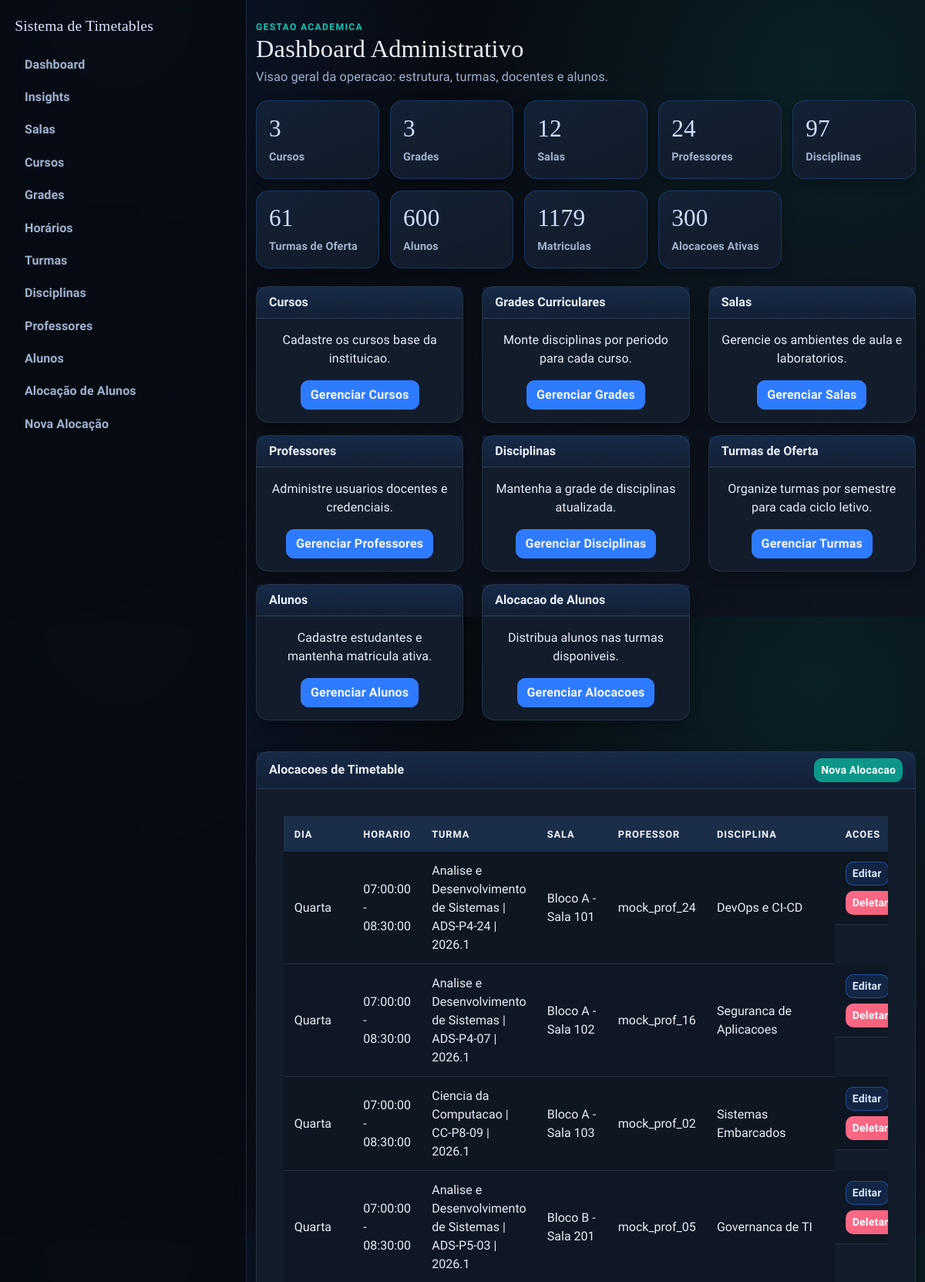
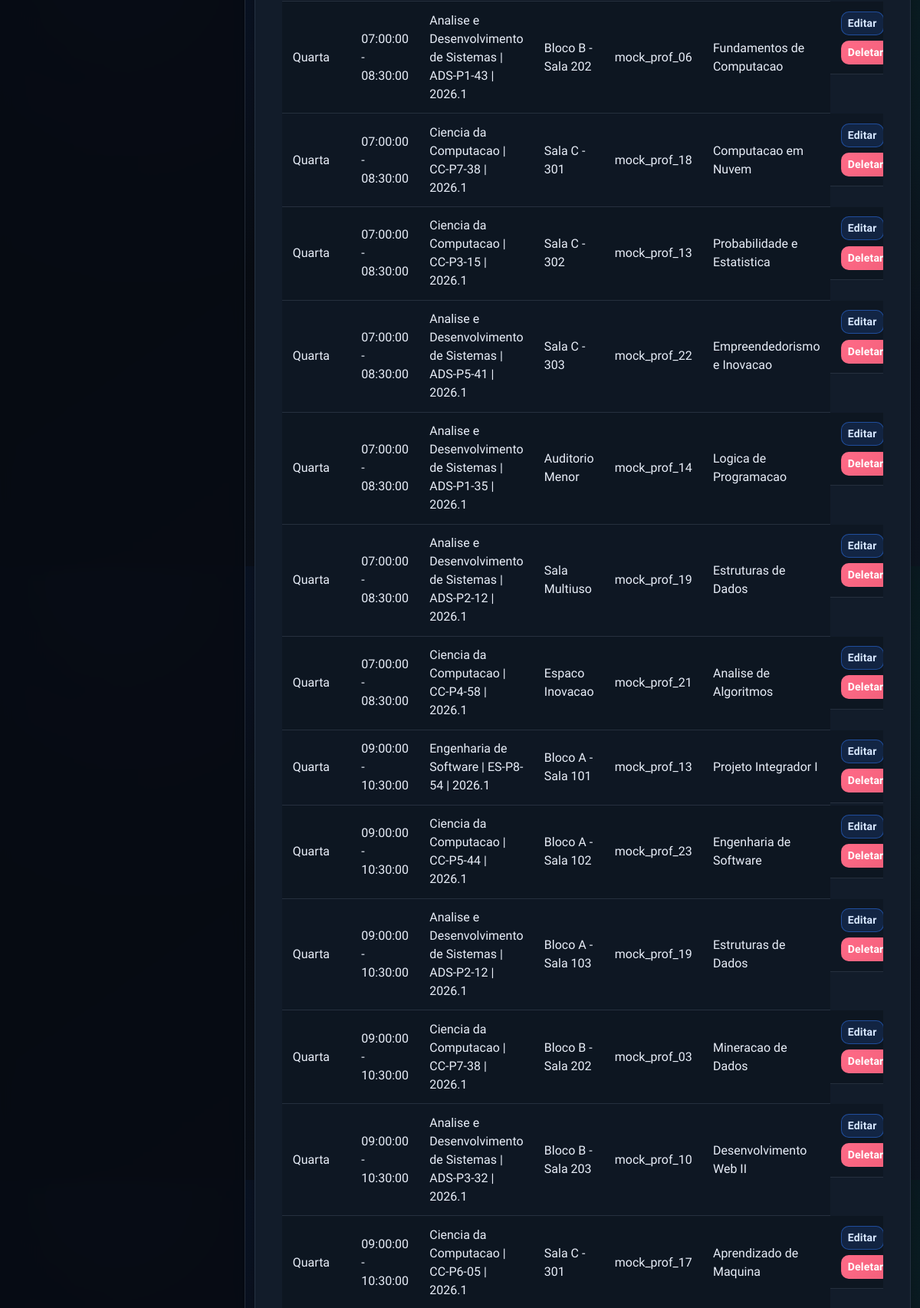
The page /admin (signed in, upper part) on the database its author committed (2 pictures, top to bottom).
### app/models.py (models this page shows, shortened)
class Timetable(db.Model):
    id = db.Column(db.Integer, primary_key=True)
    dia = db.Column(db.String(20), nullable=False)  # e.g., 'Segunda', 'Terça'
    hora_inicio = db.Column(db.Time, nullable=False)
    hora_fim = db.Column(db.Time, nullable=False)
    sala_id = db.Column(db.Integer, db.ForeignKey('sala.id'), nullable=False)
    professor_id = db.Column(db.Integer, db.ForeignKey('user.id'), nullable=False)
    disciplina_id = db.Column(db.Integer, db.ForeignKey('disciplina.id'), nullable=False)
    turma_id = db.Column(db.Integer, db.ForeignKey("turma.id"), nullable=False)
    sala = db.relationship('Sala', backref='timetables')
    professor = db.relationship('User', backref='timetables')
    disciplina = db.relationship('Disciplina', backref='timetables')
    turma = db.relationship('Turma', backref='timetables')
    __table_args__ = (
        db.UniqueConstraint('dia', 'hora_inicio', 'hora_fim', 'sala_id', name='unique_dia_horario_sala'),
        db.UniqueConstraint('dia', 'hora_inicio', 'hora_fim', 'professor_id', name='unique_dia_horario_professor'),
        db.UniqueConstraint('dia', 'hora_inicio', 'hora_fim', 'turma_id', name='unique_dia_horario_turma'),
    )

class Curso(db.Model):
    id = db.Column(db.Integer, primary_key=True)
    nome = db.Column(db.String(120), nullable=False, unique=True)
    codigo = db.Column(db.String(20), nullable=False, unique=True)
    quantidade_periodos = db.Column(db.Integer, nullable=False, default=8)
    ativo = db.Column(db.Boolean, nullable=False, default=True)

class Turma(db.Model):
    id = db.Column(db.Integer, primary_key=True)
    curso_id = db.Column(db.Integer, db.ForeignKey("curso.id"), nullable=False)
    codigo = db.Column(db.String(30), nullable=False)
    semestre_letivo = db.Column(db.String(20), nullable=False)
    periodo = db.Column(db.Integer, nullable=False)
    quantidade_alunos = db.Column(db.Integer, nullable=True)
    ativa = db.Column(db.Boolean, nullable=False, default=True)
    curso = db.relationship("Curso", backref=db.backref("turmas", lazy="select"))
    __table_args__ = (
        db.UniqueConstraint("curso_id", "codigo", "semestre_letivo", name="unique_turma_codigo_semestre"),
    )

class Sala(db.Model):
    id = db.Column(db.Integer, primary_key=True)
    nome = db.Column(db.String(100), nullable=False)
    capacidade = db.Column(db.Integer, nullable=False)

class User(UserMixin, db.Model):
    id = db.Column(db.Integer, primary_key=True)
    username = db.Column(db.String(64), unique=True, nullable=False)
    email = db.Column(db.String(120), unique=True, nullable=False)
    password_hash = db.Column(db.String(128))
    role = db.Column(db.String(20), default='professor')  # 'admin' or 'professor'
    disciplinas_aptas = db.relationship(
        "Disciplina",
        secondary=professor_disciplina,
        lazy="select",
        backref=db.backref("professores_aptos", lazy="select"),
    )
    def is_admin(self):
        return self.role == 'admin'

class Disciplina(db.Model):
    id = db.Column(db.Integer, primary_key=True)
    nome = db.Column(db.String(100), nullable=False)
    codigo = db.Column(db.String(20), unique=True, nullable=False)

### app/routes/admin.py (the view)
@bp.route("/admin")
@login_required
@admin_required
def admin_dashboard():
    context = _load_admin_dashboard_data()
    delete_form = DeleteForm()
    return render_template(
        "admin_dashboard.html",
        delete_form=delete_form,
        **context,
    )

### app/models.py (called while the page is built)
@login_manager.user_loader
def load_user(user_id):
    return db.session.get(User, int(user_id))

### app/routes/admin.py (called while the page is built)
def _load_admin_dashboard_data():
    context = _load_admin_core_data()
    context["matriculas_count"] = Matricula.query.count()
    return context

### app/routes/helpers.py (called while the page is built)
def admin_required_redirect():
    if getattr(current_user, "is_authenticated", False) and current_user.is_admin():
        return None
    flash("Acesso restrito ao administrador.", "danger")
    return redirect(url_for("main.index"))

def admin_required(view_func):
    @wraps(view_func)
    def wrapper(*args, **kwargs):
        guard = admin_required_redirect()
        if guard:
            return guard
        return view_func(*args, **kwargs)
    return wrapper

### templates/admin_dashboard.html (shortened to what this page needs)
{% extends "base.html" %}
{% block content %}
<section class="stagger-in">
  <div class="page-head">
    <div>
      <p class="eyebrow">Gestao Academica</p>
      <h1>Dashboard Administrativo</h1>
      <p class="page-lead">Visao geral da operacao: estrutura, turmas, docentes e alunos.</p>
    </div>
  </div>
  <div class="dashboard-stats">
    <div class="stat-card"><h3>{{ cursos|length }}</h3><p>Cursos</p></div>
    <div class="stat-card"><h3>{{ grades|length }}</h3><p>Grades</p></div>
    <div class="stat-card"><h3>{{ salas|length }}</h3><p>Salas</p></div>
    <div class="stat-card"><h3>{{ professores|length }}</h3><p>Professores</p></div>
    <div class="stat-card"><h3>{{ disciplinas|length }}</h3><p>Disciplinas</p></div>
    <div class="stat-card"><h3>{{ turmas|length }}</h3><p>Turmas de Oferta</p></div>
    <div class="stat-card"><h3>{{ alunos|length }}</h3><p>Alunos</p></div>
    <div class="stat-card"><h3>{{ matriculas_count }}</h3><p>Matriculas</p></div>
    <div class="stat-card"><h3>{{ timetables|length }}</h3><p>Alocacoes Ativas</p></div>
  </div>
  <div class="row mb-4">
    <div class="col-md-6 col-lg-4 mb-3">
      <div class="card h-100">
        <div class="card-header">Cursos</div>
        <div class="card-body text-center">
          <p class="card-text">Cadastre os cursos base da instituicao.</p>
          <a href="{{ url_for('main.cursos') }}" class="btn btn-primary">Gerenciar Cursos</a>
        </div>
      </div>
    </div>
    <div class="col-md-6 col-lg-4 mb-3">
      <div class="card h-100">
        <div class="card-header">Grades Curriculares</div>
        <div class="card-body text-center">
          <p class="card-text">Monte disciplinas por periodo para cada curso.</p>
          <a href="{{ url_for('main.grades') }}" class="btn btn-primary">Gerenciar Grades</a>
        </div>
      </div>
    </div>
    <div class="col-md-6 col-lg-4 mb-3">
      <div class="card h-100">
        <div class="card-header">Salas</div>
        <div class="card-body text-center">
          <p class="card-text">Gerencie os ambientes de aula e laboratorios.</p>
          <a href="{{ url_for('main.salas') }}" class="btn btn-primary">Gerenciar Salas</a>
        </div>
      </div>
    </div>
    <div class="col-md-6 col-lg-4 mb-3">
      <div class="card h-100">
        <div class="card-header">Professores</div>
        <div class="card-body text-center">
          <p class="card-text">Administre usuarios docentes e credenciais.</p>
          <a href="{{ url_for('main.professores') }}" class="btn btn-primary">Gerenciar Professores</a>
        </div>
      </div>
    </div>
    <div class="col-md-6 col-lg-4 mb-3">
      <div class="card h-100">
        <div class="card-header">Disciplinas</div>
        <div class="card-body text-center">
          <p class="card-text">Mantenha a grade de disciplinas atualizada.</p>
          <a href="{{ url_for('main.disciplinas') }}" class="btn btn-primary">Gerenciar Disciplinas</a>
        </div>
      </div>
    </div>
    <div class="col-md-6 col-lg-4 mb-3">
      <div class="card h-100">
        <div class="card-header">Turmas de Oferta</div>
        <div class="card-body text-center">
          <p class="card-text">Organize turmas por semestre para cada ciclo letivo.</p>
          <a href="{{ url_for('main.turmas') }}" class="btn btn-primary">Gerenciar Turmas</a>
        </div>
      </div>
    </div>
    <div class="col-md-6 col-lg-4 mb-3">
      <div class="card h-100">
        <div class="card-header">Alunos</div>
        <div class="card-body text-center">
          <p class="card-text">Cadastre estudantes e mantenha matricula ativa.</p>
          <a href="{{ url_for('main.alunos') }}" class="btn btn-primary">Gerenciar Alunos</a>
        </div>
      </div>
    </div>
    <div class="col-md-6 col-lg-4 mb-3">
      <div class="card h-100">
        <div class="card-header">Alocacao de Alunos</div>
        <div class="card-body text-center">
          <p class="card-text">Distribua alunos nas turmas disponiveis.</p>
          <a href="{{ url_for('main.matriculas') }}" class="btn btn-primary">Gerenciar Alocacoes</a>
        </div>
      </div>
    </div>
  </div>
  <div class="card">
    <div class="card-header d-flex justify-content-between align-items-center">
      <span>Alocacoes de Timetable</span>
      <a href="{{ url_for('main.new_timetable') }}" class="btn btn-success btn-sm">Nova Alocacao</a>
    </div>
    <div class="card-body">
      {% if timetables %}
      <div class="table-shell">
        <div class="table-responsive">
          <table class="table table-hover">
            <thead>
              <tr>
                <th>Dia</th>
                <th>Horario</th>
                <th>Turma</th>
                <th>Sala</th>
                <th>Professor</th>
                <th>Disciplina</th>
                <th>Acoes</th>
              </tr>
            </thead>
            <tbody>
              {% for t in timetables %}
              <tr>
                <td>{{ t.dia }}</td>
                <td>{{ t.hora_inicio }} - {{ t.hora_fim }}</td>
                <td>
                  {% if t.turma %}
                  {{ t.turma.curso.nome if t.turma.curso else 'Curso' }} | {{ t.turma.codigo }} | {{ t.turma.semestre_letivo }}
                  {% else %}
                  <span class="text-muted">Sem turma</span>
                  {% endif %}
                </td>
                <td>{{ t.sala.nome if t.sala else 'Sala removida' }}</td>
                <td>{{ t.professor.username if t.professor else 'Professor removido' }}</td>
                <td>{{ t.disciplina.nome if t.disciplina else 'Disciplina removida' }}</td>
                <td class="actions-cell">
                  <a href="{{ url_for('main.edit_timetable', id=t.id) }}" class="btn btn-sm btn-edit">Editar</a>
                  <form
                    method="POST"
                    action="{{ url_for('main.delete_timetable', id=t.id) }}"
                    class="d-inline"
                    onsubmit="return confirm('Tem certeza que deseja deletar esta alocacao?');"
                  >
                    <button type="submit" class="btn btn-sm btn-danger">Deletar</button>
                  </form>
                </td>
              </tr>
              {% endfor %}
            </tbody>
          </table>
        </div>
      </div>
      {% else %}
      <div class="empty-state">
        <h5>Nenhuma alocacao cadastrada</h5>
        <p>Comece criando uma nova alocacao de timetable.</p>
        <a href="{{ url_for('main.new_timetable') }}" class="btn btn-primary">Criar Primeira Alocacao</a>
      </div>
      {% endif %}
    </div>
  </div>
</section>
{% endblock %}

### static/css/styles.css (style rules this page uses)
:root { --bg-1: #05070b; --bg-2: #0d1420; --surface: #121c2a; --surface-soft: #192636; --ink-1: #e8eef8; --ink-2: #9fb2cd; --line: #273954; --brand: #2f7bff; --brand-strong: #1f5fd0; --accent: #11c5b1; --accent-strong: #0d9788; --ok: #22c55e; --danger: #f25f7a; --warning: #f4b642; --radius-lg: 16px; --radius-md: 10px; --shadow-soft: 0 10px 26px rgba(0, 0, 0, 0.3); --shadow-subtle: 0 6px 16px rgba(0, 0, 0, 0.24); }
* { box-sizing: border-box; }
body { margin: 0; min-height: 100vh; font-family: "Source Sans 3", "Trebuchet MS", sans-serif; color: var(--ink-1); background: radial-gradient(circle at 12% 0%, rgba(47, 123, 255, 0.14), transparent 34%), radial-gradient(circle at 88% 10%, rgba(17, 197, 177, 0.1), transparent 36%), linear-gradient(145deg, var(--bg-1) 0%, var(--bg-2) 100%); }
body::before { content: ""; position: fixed; inset: 0; pointer-events: none; background-image: linear-gradient(rgba(255, 255, 255, 0.02) 1px, transparent 1px), linear-gradient(90deg, rgba(255, 255, 255, 0.02) 1px, transparent 1px); background-size: 42px 42px; opacity: 0.36; z-index: -1; }
h1, h2, h3, h4, h5, h6, .app-brand { font-family: "Bree Serif", Georgia, serif; letter-spacing: 0.2px; }
h1 { margin: 0; font-size: clamp(1.8rem, 2.7vw, 2.4rem); color: var(--ink-1); }
p, label, span, li, input, select, button { letter-spacing: 0.1px; }
.page-head { display: flex; flex-wrap: wrap; align-items: center; justify-content: space-between; gap: 0.8rem; margin-bottom: 1.15rem; }
.page-lead { margin: 0.3rem 0 0; color: var(--ink-2); font-size: 1.02rem; }
.eyebrow { margin: 0; text-transform: uppercase; font-size: 0.76rem; letter-spacing: 1.3px; color: var(--accent); font-weight: 800; }
.form-shell, .table-shell, .section-shell { padding: 1.2rem; }
.table-shell { overflow: hidden; }
.card { background: var(--surface); border: 1px solid rgba(159, 178, 205, 0.14); border-radius: var(--radius-lg); box-shadow: var(--shadow-subtle); transition: border-color 0.2s ease, box-shadow 0.2s ease; }
.card-header { border: 0; border-bottom: 1px solid rgba(159, 178, 205, 0.16); background: linear-gradient(180deg, rgba(47, 123, 255, 0.15), rgba(47, 123, 255, 0.05)); color: var(--ink-1); font-weight: 700; }
.dashboard-stats { display: grid; grid-template-columns: repeat(auto-fit, minmax(155px, 1fr)); gap: 0.9rem; margin-bottom: 1.4rem; }
.stat-card { background: linear-gradient(160deg, #132135 0%, #111a28 100%); border: 1px solid rgba(47, 123, 255, 0.25); border-radius: var(--radius-lg); padding: 1.05rem 1rem; box-shadow: var(--shadow-subtle); position: relative; overflow: hidden; }
.stat-card h3 { margin: 0; font-size: 1.95rem; color: #cfe0ff; }
.stat-card p { margin: 0.45rem 0 0; color: var(--ink-2); font-weight: 700; font-size: 0.9rem; }
.table { margin-bottom: 0; border-collapse: separate; border-spacing: 0; }
.table thead th { background: #1b2e49; color: #f2f7ff; border: none; font-size: 0.8rem; text-transform: uppercase; letter-spacing: 0.9px; font-weight: 700; padding: 0.85rem; }
.table tbody td { border-color: rgba(159, 178, 205, 0.16); color: var(--ink-1); padding: 0.78rem 0.85rem; vertical-align: middle; background: rgba(10, 16, 25, 0.46); }
.table tbody tr:nth-child(even) td { background: rgba(13, 21, 33, 0.6); }
.btn { border-radius: 10px; font-weight: 700; letter-spacing: 0.2px; border-width: 1px; transition: background-color 0.2s ease, border-color 0.2s ease, color 0.2s ease; }
.btn-primary { color: #f3f8ff; background: var(--brand); border-color: var(--brand); }
.btn-success { color: #f3fffd; background: var(--accent-strong); border-color: var(--accent-strong); }
.btn-edit { color: #d7e7ff; background: rgba(47, 123, 255, 0.15); border-color: rgba(47, 123, 255, 0.48); }
.btn-danger { background: linear-gradient(135deg, #ff6b88 0%, var(--danger) 100%); border-color: transparent; }
.actions-cell { display: flex; align-items: center; flex-wrap: wrap; gap: 0.45rem; }
.actions-cell .btn { margin: 0; }
.actions-cell form { margin: 0; }
.stagger-in { animation: riseIn 0.45s ease both; }
.dashboard-stats .stat-card:nth-child(1) { animation: riseIn 0.35s ease both; }
.dashboard-stats .stat-card:nth-child(2) { animation: riseIn 0.45s ease both; }
.dashboard-stats .stat-card:nth-child(3) { animation: riseIn 0.55s ease both; }
.dashboard-stats .stat-card:nth-child(4) { animation: riseIn 0.65s ease both; }
.dashboard-stats .stat-card:nth-child(5) { animation: riseIn 0.75s ease both; }
.dashboard-stats .stat-card:nth-child(6) { animation: riseIn 0.85s ease both; }

### rows shown on the page
Timetable: dia "Quarta", hora_inicio "07:00:00", hora_fim "08:30:00", turma.curso "Analise e Desenvolvimento de Sistemas", turma.codigo "ADS-P4-24", turma.semestre_letivo "2026.1", sala "Bloco A - Sala 101", professor "mock_prof_24", disciplina "DevOps e CI-CD"
Timetable: dia "Quarta", hora_inicio "07:00:00", hora_fim "08:30:00", turma.curso "Analise e Desenvolvimento de Sistemas", turma.codigo "ADS-P4-07", turma.semestre_letivo "2026.1", sala "Bloco A - Sala 102", professor "mock_prof_16", disciplina "Seguranca de Aplicacoes"
Timetable: dia "Quarta", hora_inicio "07:00:00", hora_fim "08:30:00", turma.curso "Ciencia da Computacao", turma.codigo "CC-P8-09", turma.semestre_letivo "2026.1", sala "Bloco A - Sala 103", professor "mock_prof_02", disciplina "Sistemas Embarcados"
Timetable: dia "Quarta", hora_inicio "07:00:00", hora_fim "08:30:00", turma.curso "Analise e Desenvolvimento de Sistemas", turma.codigo "ADS-P5-03", turma.semestre_letivo "2026.1", sala "Bloco B - Sala 201", professor "mock_prof_05", disciplina "Governanca de TI"
Timetable: dia "Quarta", hora_inicio "07:00:00", hora_fim "08:30:00", turma.curso "Analise e Desenvolvimento de Sistemas", turma.codigo "ADS-P1-43", turma.semestre_letivo "2026.1", sala "Bloco B - Sala 202", professor "mock_prof_06", disciplina "Fundamentos de Computacao"
Timetable: dia "Quarta", hora_inicio "07:00:00", hora_fim "08:30:00", turma.curso "Ciencia da Computacao", turma.codigo "CC-P7-38", turma.semestre_letivo "2026.1", sala "Sala C - 301", professor "mock_prof_18", disciplina "Computacao em Nuvem"
Timetable: dia "Quarta", hora_inicio "07:00:00", hora_fim "08:30:00", turma.curso "Ciencia da Computacao", turma.codigo "CC-P3-15", turma.semestre_letivo "2026.1", sala "Sala C - 302", professor "mock_prof_13", disciplina "Probabilidade e Estatistica"
Timetable: dia "Quarta", hora_inicio "07:00:00", hora_fim "08:30:00", turma.curso "Analise e Desenvolvimento de Sistemas", turma.codigo "ADS-P5-41", turma.semestre_letivo "2026.1", sala "Sala C - 303", professor "mock_prof_22", disciplina "Empreendedorismo e Inovacao"
Timetable: dia "Quarta", hora_inicio "07:00:00", hora_fim "08:30:00", turma.curso "Analise e Desenvolvimento de Sistemas", turma.codigo "ADS-P1-35", turma.semestre_letivo "2026.1", sala "Auditorio Menor", professor "mock_prof_14", disciplina "Logica de Programacao"
Timetable: dia "Quarta", hora_inicio "07:00:00", hora_fim "08:30:00", turma.curso "Analise e Desenvolvimento de Sistemas", turma.codigo "ADS-P2-12", turma.semestre_letivo "2026.1", sala "Sala Multiuso", professor "mock_prof_19", disciplina "Estruturas de Dados"
Timetable: dia "Quarta", hora_inicio "07:00:00", hora_fim "08:30:00", turma.curso "Ciencia da Computacao", turma.codigo "CC-P4-58", turma.semestre_letivo "2026.1", sala "Espaco Inovacao", professor "mock_prof_21", disciplina "Analise de Algoritmos"
Timetable: dia "Quarta", hora_inicio "09:00:00", hora_fim "10:30:00", turma.curso "Engenharia de Software", turma.codigo "ES-P8-54", turma.semestre_letivo "2026.1", sala "Bloco A - Sala 101", professor "mock_prof_13", disciplina "Projeto Integrador I"
Timetable: dia "Quarta", hora_inicio "09:00:00", hora_fim "10:30:00", turma.curso "Ciencia da Computacao", turma.codigo "CC-P5-44", turma.semestre_letivo "2026.1", sala "Bloco A - Sala 102", professor "mock_prof_23", disciplina "Engenharia de Software"
Timetable: dia "Quarta", hora_inicio "09:00:00", hora_fim "10:30:00", turma.curso "Analise e Desenvolvimento de Sistemas", turma.codigo "ADS-P2-12", turma.semestre_letivo "2026.1", sala "Bloco A - Sala 103", professor "mock_prof_19", disciplina "Estruturas de Dados"
Timetable: dia "Quarta", hora_inicio "09:00:00", hora_fim "10:30:00", turma.curso "Ciencia da Computacao", turma.codigo "CC-P7-38", turma.semestre_letivo "2026.1", sala "Bloco B - Sala 202", professor "mock_prof_03", disciplina "Mineracao de Dados"
Timetable: dia "Quarta", hora_inicio "09:00:00", hora_fim "10:30:00", turma.curso "Analise e Desenvolvimento de Sistemas", turma.codigo "ADS-P3-32", turma.semestre_letivo "2026.1", sala "Bloco B - Sala 203", professor "mock_prof_10", disciplina "Desenvolvimento Web II"
Timetable: dia "Quarta", hora_inicio "09:00:00", hora_fim "10:30:00", turma.curso "Ciencia da Computacao", turma.codigo "CC-P6-05", turma.semestre_letivo "2026.1", sala "Sala C - 301", professor "mock_prof_17", disciplina "Aprendizado de Maquina"

### other values the page prints
{{ cursos|length }} "3"
{{ grades|length }} "3"
{{ salas|length }} "12"
{{ professores|length }} "24"
{{ disciplinas|length }} "97"
{{ turmas|length }} "61"
{{ alunos|length }} "600"
{{ matriculas_count }} "1179"
{{ timetables|length }} "300"
